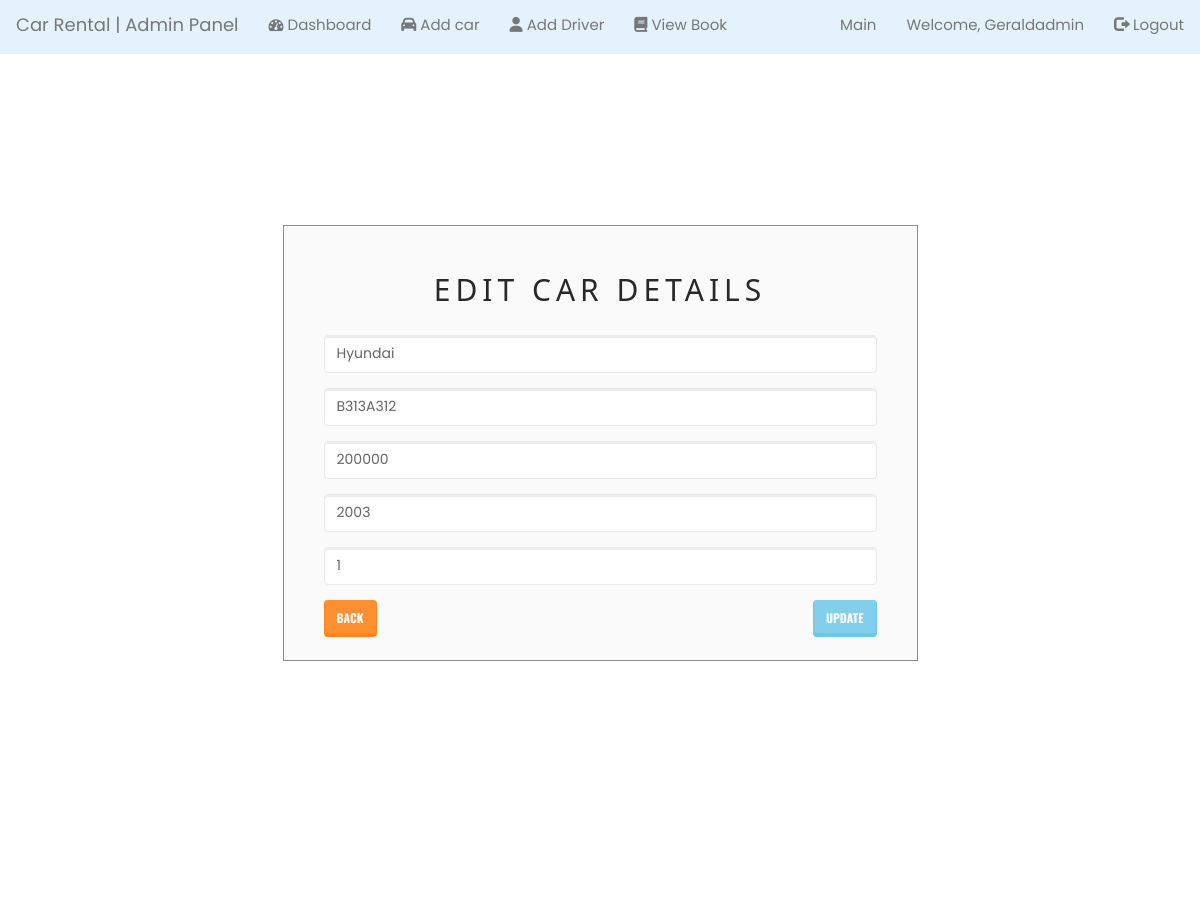
Before: /editcar.php?car_id=3 (signed in) with the older database file.
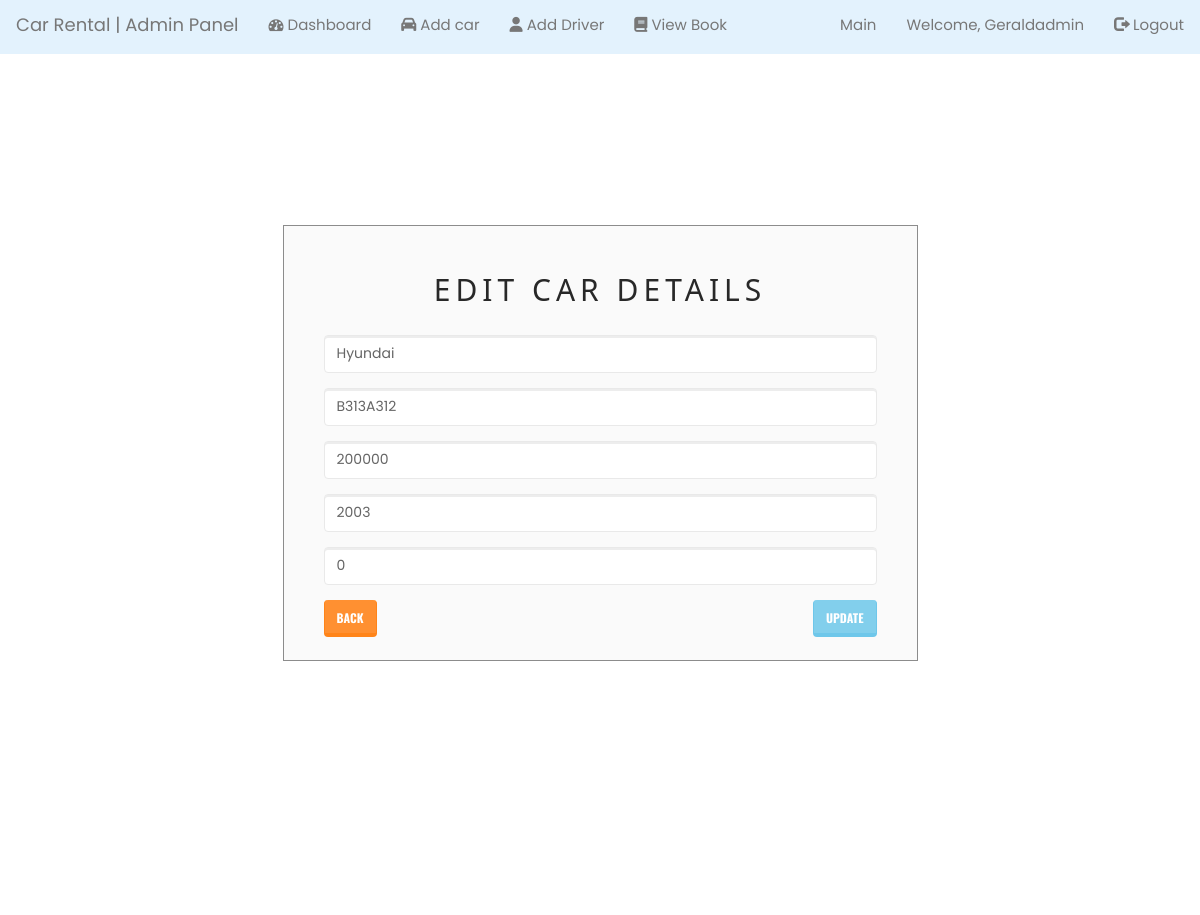
After: the same page with the newer database file.
### tables this page shows
CREATE TABLE `cars` (
  `car_id` int(255) NOT NULL,
  `car_name` varchar(50) NOT NULL,
  `car_nameplate` varchar(50) NOT NULL,
  `car_img` varchar(50) DEFAULT 'NA',
  `price` int(11) DEFAULT NULL,
  `year` int(6) DEFAULT NULL,
  `car_availability` tinyint(1) DEFAULT 1
);

### editcar.php (the view, shortened to what this page needs)
<?php
@include 'config.php';
?>
<head>
<link rel="stylesheet" href="assets/bootstrap/css/bootstrap.min.css">
<link rel="stylesheet" href="assets/fonts/font-awesome.min.css">
<link rel="stylesheet" href="assets/w3css/w3.css">
<link rel="stylesheet" type="text/css" href="assets/css/customerlogin.css">
<link rel="stylesheet" type="text/css" media="screen" href="assets/css/clientpage.css" />
	<link rel="stylesheet" href="css/font-awesome.min.css">
	<link rel="stylesheet" href="css/style.css">
	<link rel="stylesheet" href="https://maxcdn.bootstrapcdn.com/bootstrap/3.4.1/css/bootstrap.min.css">
  <link rel="stylesheet" href="https://maxcdn.bootstrapcdn.com/bootstrap/3.4.1/css/bootstrap.min.css">
    <link rel="stylesheet" href="assets/bootstrap/css/bootstrap.min.css">
    <link rel="stylesheet" href="assets/fonts/font-awesome.min.css">
    <link rel="stylesheet" href="assets/css/user.css">
    <link rel="stylesheet" href="assets/w3css/w3.css">
    <?php
    include ('navbar.php');
    $car_id = $_GET['car_id'];
    $data = mysqli_query($conn, "SELECT * FROM cars WHERE car_id='$car_id'");
    while ($display = mysqli_fetch_array($data)) {
		 $car_name = $display['car_name'];
		 $car_nameplate = $display['car_nameplate'];
		 $price = $display['price'];
		 $year = $display['year'];
		 $car_availability = $display['car_availability']; }
    ?>
</head>
<div class="container" style="margin-top: 65px;" >
    <div class="col-md-7" style="float: none; margin: 0 auto;">
      <div class="form-area">
        <form role="form" action="editcar.php" enctype="multipart/form-data" method="POST">
        <br style="clear: both">
          <h3 style="margin-bottom: 25px; text-align: center; font-size: 30px;"> Edit Car Details </h3>
          <div class="form-group">
            <input type="text" class="form-control" id="car_name" name="car_name" placeholder="Car Name " required autofocus="" value=<?php echo $car_name;?>>
          </div>
          <div class="form-group">
            <input type="text" class="form-control" id="car_nameplate" name="car_nameplate" placeholder="Vehicle Number Plate" required value=<?php echo $car_nameplate;?>>
          </div>
          <div class="form-group">
            <input type="text" class="form-control" id="price" name="price" placeholder="Price/day" required value=<?php echo $price;?>>
          </div>
          <div class="form-group">
            <input type="text" class="form-control" id="year" name="year" placeholder="Car year" required value=<?php echo $year;?>>
          </div>
          <div class="form-group">
            <input type="text" class="form-control" id="car_availability" name="year" placeholder="1(True)/0(False)" required value=<?php echo $car_availability;?>>
          </div>
          <a class="btn btn-warning pull-left" href="admin_page.php"> Back</a>
           <button type="submit" name="update" class="btn btn-info pull-right"> Update </button>
        </form>
      </div>
    </div>

### navbar.php (shortened to what this page needs)
<nav class="navbar sticky-top navbar-fixed-top navbar-light" style="background-color: #e3f2fd;">
  <div class="container-fluid">
    <div class="navbar-header">
    <?php if($_SESSION['userType'] == 1){?>
      <a class="navbar-brand" href="admin_page.php">Car Rental | Admin Panel</a>
    </div>
    <ul class="nav navbar-nav">
        <li><a href="admin_page.php"><i class="fa fa-dashboard"></i> Dashboard</a></li>
				<li><a href="tambahmobil.php"><i class="fa-solid fa-car"></i></i></i> Add car</a></li>
				<li><a href="tambahdriver.php"><i class="fa-solid fa-user"></i></i> Add Driver</a></li>
				<li><a href="viewbook.php"><i class="fa-solid fa-book"></i></i></i> View Book</a></li>
    </ul>
    <?php }?>
    <ul class="nav navbar-nav navbar-right">
    <li class="active"><?php if($_SESSION['userType'] == 1){echo "<a href='admin_page.php'>Main";} elseif($_SESSION['userType'] == 2){echo "<a href='user_page.php'>Home";}?></a></li>
    <?php if ($_SESSION["loggedin"] != true) {?>
    <li><a href='register_form.php'><span class='glyphicon glyphicon-user'></span> Register</a></li>
  <li><a href='login_form.php'><span class='glyphicon glyphicon-log-in'></span> Login</a></li>
<?php }else{?>
  <li><a href="#">Welcome, <?php if($_SESSION['userType'] == 1){echo $_SESSION['admin_name'];} elseif($_SESSION['userType'] == 2){echo $_SESSION['user_name'];}?> </a></li>
<li> <a href='logout.php'><span class='glyphicon glyphicon-log-out'></span> Logout</a></li>
<?php } ?>
    </ul>
  </div>
</nav>

### assets/w3css/w3.css (style rules this page uses)
*,*:before,*:after { box-sizing:inherit }
article,aside,details,figcaption,figure,footer,header,main,menu,nav,section,summary { display:block }
a { background-color:transparent;-webkit-text-decoration-skip:objects }
button,input,select,textarea { font:inherit;margin:0 }
button,input { overflow:visible }
button,select { text-transform:none }
button,html [type=button],[type=reset],[type=submit] { -webkit-appearance:button }
h3 { font-size:24px }
h1,h2,h3,h4,h5,h6 { font-family:"Segoe UI",Arial,sans-serif;font-weight:400;margin:10px 0 }
a { color:inherit }

### assets/css/clientpage.css (style rules this page uses)
.form-area { background-color: #FAFAFA; padding: 10px 40px 60px; margin: 10px 0px 60px; border: 1px solid GREY; opacity: 0.9; }

### css/style.css (style rules this page uses)
* { font-family: 'Poppins', sans-serif; margin: 0; padding: 0; box-sizing: border-box; outline: none; border: none; text-decoration: none; }
.container { min-height: 100vh; display: flex; align-items: center; justify-content: center; padding: 20px; padding-bottom: 60px; }
a { color: #37a6c4; }
.btn { font-family: 'Oswald', sans-serif; }
ul, li { margin: 0; padding: 0; list-style: none; }
.btn { text-transform: none; }
* { margin: 0px; padding: 0px; box-sizing: border-box; font-family: 'Poppins', sans-serif; }
.container { width: 80%; display: block; margin: auto; padding-top: 100px; }

Changed rows visible on the page:
changed cars "Hyundai": year "1" → "0"
